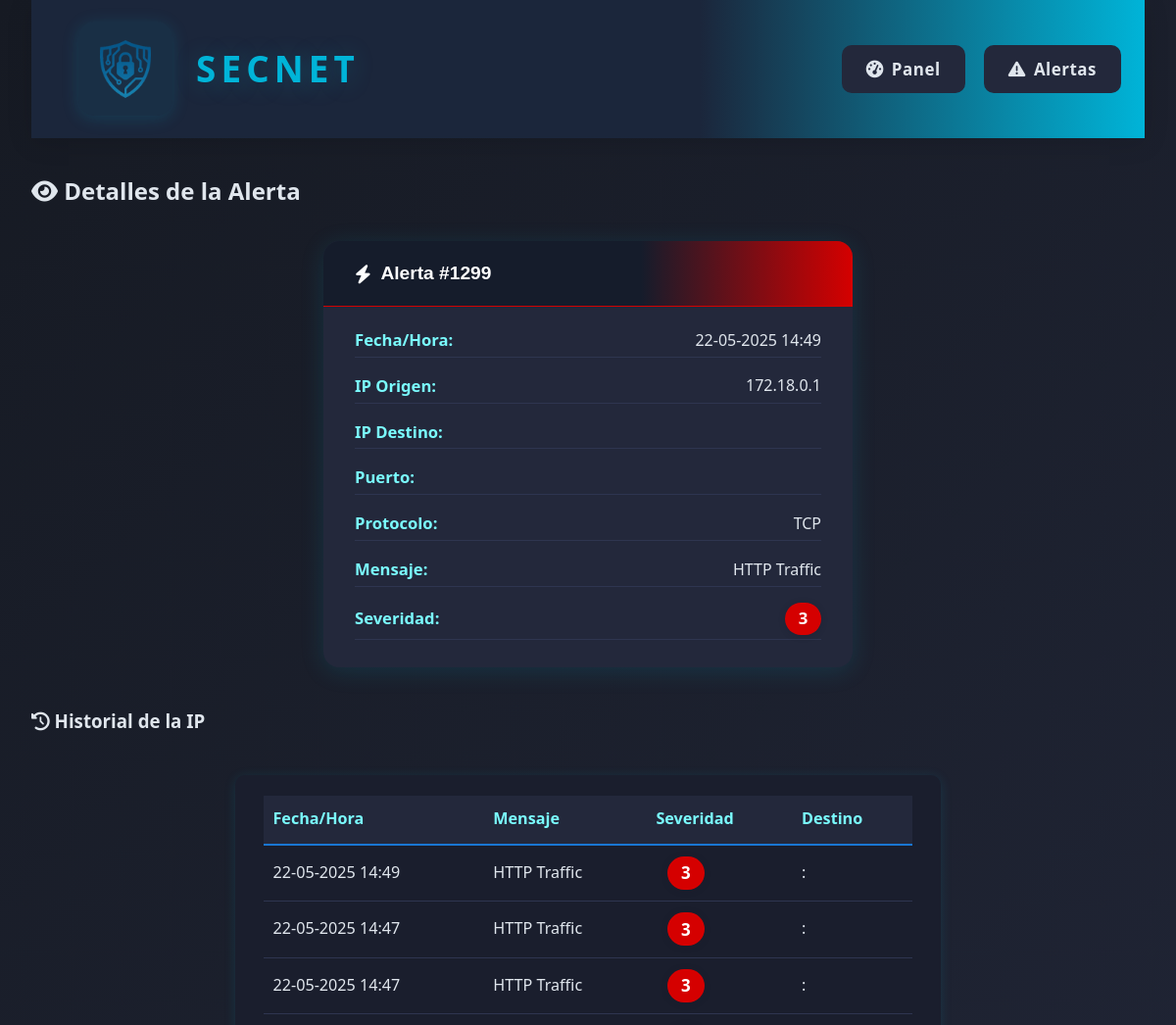
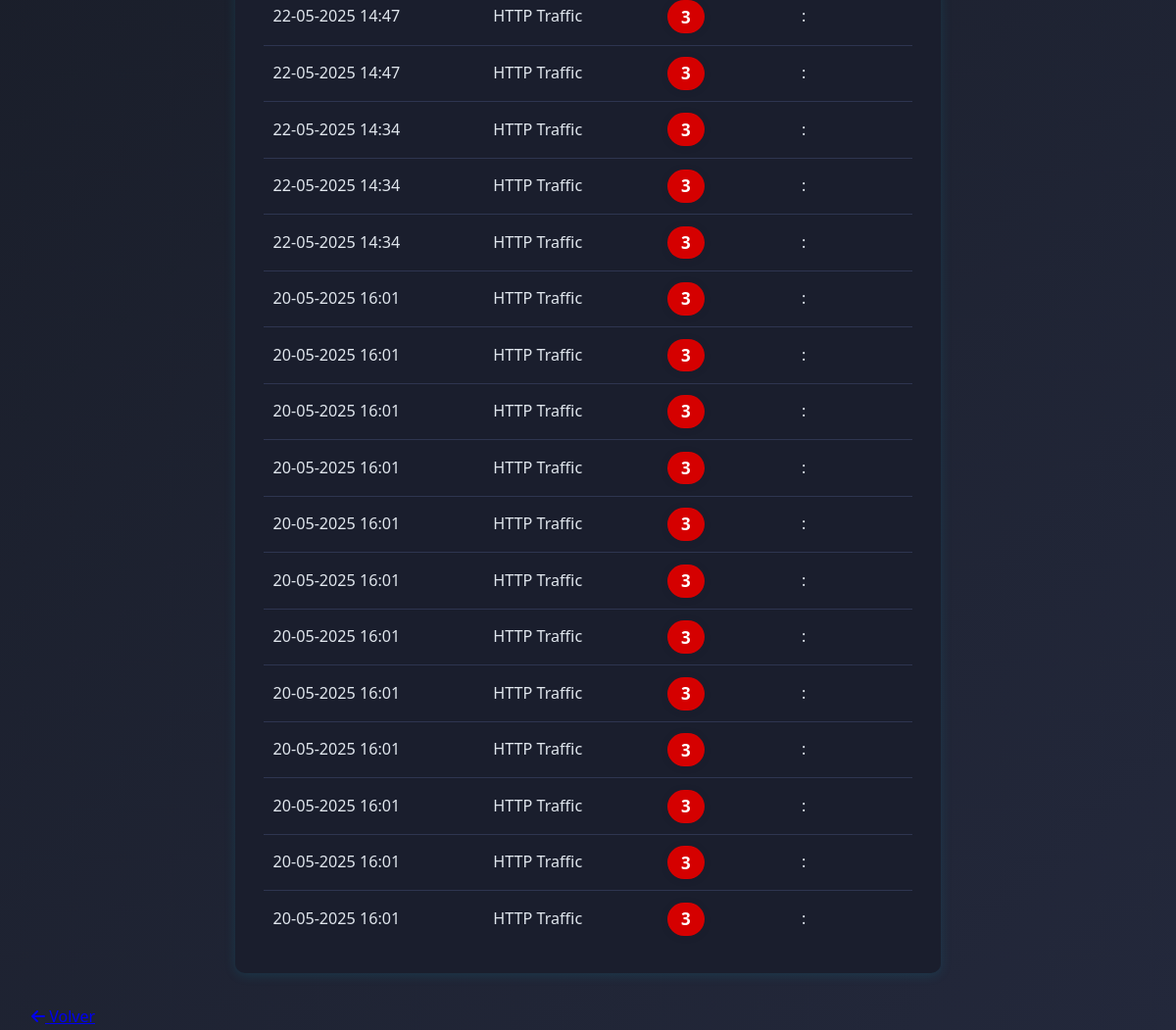
The app's page /web-interface/alert-details.php?id=1299 with its own data (2 pictures, top to bottom).
### tables this page shows
CREATE TABLE alerts (        id INTEGER PRIMARY KEY AUTOINCREMENT,        timestamp TEXT,        src_ip TEXT,        dest_ip TEXT,        alert_message TEXT,        severity INTEGER,        protocol TEXT,        action_taken TEXT,        raw_data TEXT    );

### web-interface/alert-details.php (the view, shortened to what this page needs)
<?php
$id = intval($_GET['id']);
$db = new SQLite3('/var/www/html/database/alerts.db');
$stmt = $db->prepare('SELECT * FROM alerts WHERE id = :id');
$stmt->bindValue(':id', $id, SQLITE3_INTEGER);
$result = $stmt->execute();
$alert = $result->fetchArray(SQLITE3_ASSOC);
$src_ip = $alert['src_ip'];
$history = [];
if ($src_ip) {
    $hist_stmt = $db->prepare('SELECT * FROM alerts WHERE src_ip = :src_ip ORDER BY timestamp DESC LIMIT 20');
    $hist_stmt->bindValue(':src_ip', $src_ip, SQLITE3_TEXT);
    $hist_result = $hist_stmt->execute();
    while ($row = $hist_result->fetchArray(SQLITE3_ASSOC)) {
        $history[] = $row;
    }
}
?>
<!DOCTYPE html>
<html lang="es">
<head>
    <link rel="stylesheet" href="css/style.css">
    <link rel="stylesheet" href="https://cdnjs.cloudflare.com/ajax/libs/font-awesome/6.4.0/css/all.min.css">
</head>
<body>
    <div class="container">
        <header>
            <div class="logo-container">
                <a href="index.php" style="display:flex;align-items:center;text-decoration:none;">
                    <img src="assets/logo.png" alt="Logo">
                    <h1 class="secnet-title">SecNet</h1>
                </a>
            </div>
            <nav>
                <ul>
                    <li><a href="index.php"><i class="fas fa-tachometer-alt"></i> Panel</a></li>
                    <li><a href="alerts.php"><i class="fas fa-exclamation-triangle"></i> Alertas</a></li>
                </ul>
            </nav>
        </header>
        <main>
            <h2><i class="fas fa-eye"></i> Detalles de la Alerta</h2>
            <section class="alert-card">
                <div class="alert-card-header severity-<?= (int)$alert['severity'] ?>">
                    <i class="fas fa-bolt"></i> Alerta #<?= htmlspecialchars($alert['id']) ?>
                </div>
                <div class="alert-card-body">
                    <div class="alert-detail-row"><span class="alert-detail-label">Fecha/Hora:</span><span><?= date('d-m-Y H:i', strtotime($alert['timestamp'])) ?></span></div>
                    <div class="alert-detail-row"><span class="alert-detail-label">IP Origen:</span><span><?= htmlspecialchars($alert['src_ip']) ?></span></div>
                    <div class="alert-detail-row"><span class="alert-detail-label">IP Destino:</span><span><?= htmlspecialchars($alert['dst_ip']) ?></span></div>
                    <div class="alert-detail-row"><span class="alert-detail-label">Puerto:</span><span><?= htmlspecialchars($alert['dst_port']) ?></span></div>
                    <div class="alert-detail-row"><span class="alert-detail-label">Protocolo:</span><span><?= htmlspecialchars($alert['protocol']) ?></span></div>
                    <div class="alert-detail-row"><span class="alert-detail-label">Mensaje:</span><span><?= htmlspecialchars($alert['alert_message']) ?></span></div>
                    <div class="alert-detail-row"><span class="alert-detail-label">Severidad:</span><span class="severity-badge severity-<?= (int)$alert['severity'] ?>"><?= htmlspecialchars($alert['severity']) ?></span></div>
                </div>
            </section>
            <h3><i class="fas fa-history"></i> Historial de la IP</h3>
            <section class="alert-history-box">
                <table class="alert-history-table">
                    <thead>
                        <tr>
                            <th>Fecha/Hora</th>
                            <th>Mensaje</th>
                            <th>Severidad</th>
                            <th>Destino</th>
                        </tr>
                    </thead>
                    <tbody>
                    <?php foreach ($history as $h): ?>
                        <tr>
                            <td><?= date('d-m-Y H:i', strtotime($h['timestamp'])) ?></td>
                            <td><?= htmlspecialchars($h['alert_message']) ?></td>
                            <td><span class="severity-badge severity-<?= (int)$h['severity'] ?>"><?= htmlspecialchars($h['severity']) ?></span></td>
                            <td><?= htmlspecialchars($h['dst_ip']) ?>:<?= htmlspecialchars($h['dst_port']) ?></td>
                        </tr>
                    <?php endforeach; ?>
                    </tbody>
                </table>
            </section>
            <a href="index.php" class="btn"><i class="fas fa-arrow-left"></i> Volver</a>
        </main>
    </div>
</body>
</html>

### records on screen
alerts: id "1299", timestamp "22-05-2025 14:49", src_ip "172.18.0.1", protocol "TCP", alert_message "HTTP Traffic", severity "3"
alerts: timestamp "22-05-2025 14:47", alert_message "HTTP Traffic", severity "3"
alerts: timestamp "22-05-2025 14:47", alert_message "HTTP Traffic", severity "3"
alerts: timestamp "22-05-2025 14:47", alert_message "HTTP Traffic", severity "3"
alerts: timestamp "22-05-2025 14:47", alert_message "HTTP Traffic", severity "3"
alerts: timestamp "22-05-2025 14:34", alert_message "HTTP Traffic", severity "3"
alerts: timestamp "22-05-2025 14:34", alert_message "HTTP Traffic", severity "3"
alerts: timestamp "22-05-2025 14:34", alert_message "HTTP Traffic", severity "3"
alerts: timestamp "20-05-2025 16:01", alert_message "HTTP Traffic", severity "3"
alerts: timestamp "20-05-2025 16:01", alert_message "HTTP Traffic", severity "3"
alerts: timestamp "20-05-2025 16:01", alert_message "HTTP Traffic", severity "3"
alerts: timestamp "20-05-2025 16:01", alert_message "HTTP Traffic", severity "3"
alerts: timestamp "20-05-2025 16:01", alert_message "HTTP Traffic", severity "3"
alerts: timestamp "20-05-2025 16:01", alert_message "HTTP Traffic", severity "3"
alerts: timestamp "20-05-2025 16:01", alert_message "HTTP Traffic", severity "3"
alerts: timestamp "20-05-2025 16:01", alert_message "HTTP Traffic", severity "3"
alerts: timestamp "20-05-2025 16:01", alert_message "HTTP Traffic", severity "3"
alerts: timestamp "20-05-2025 16:01", alert_message "HTTP Traffic", severity "3"
alerts: timestamp "20-05-2025 16:01", alert_message "HTTP Traffic", severity "3"
alerts: timestamp "20-05-2025 16:01", alert_message "HTTP Traffic", severity "3"
